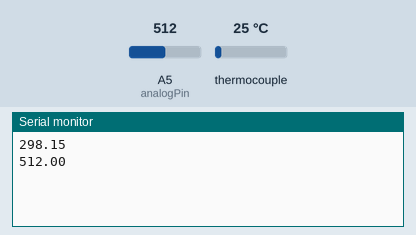
This sketch was run on a simulated Arduino Uno, built with avr-gcc and run on an emulated ATmega328P. Shown: the last lines printed to the serial monitor. The inputs (shaded band) are chosen by the test bench; at power-on: thermocouple 25 °C, A5 (analogPin) = 512.

Above: at 1.2 s.
1.3 s: thermocouple set to 6 °C
7.3 s: A5 (analogPin) set to 716
At 11.4 s:
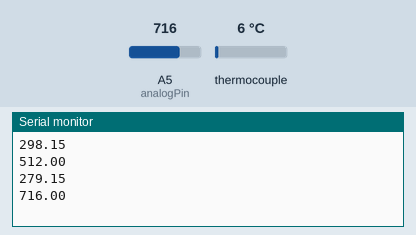
13.3 s: thermocouple set to 75 °C
19.3 s: A5 (analogPin) set to 900
At 21.5 s:
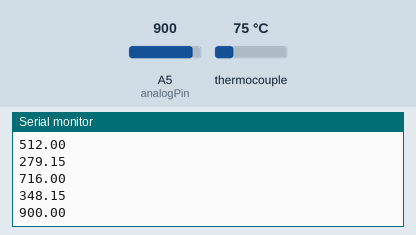
Timing chart, 0 to 23.0 s (numbered marks = the images above; inputs shaded):
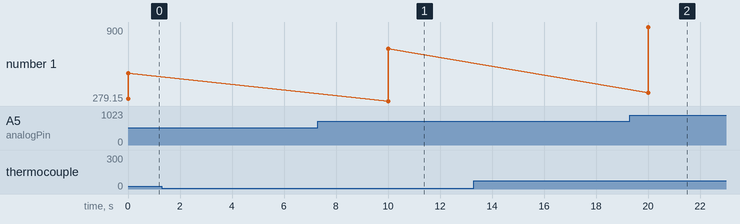

The sketch:

temp_pressure_ard.ino
```cpp
#include <Adafruit_MAX31865.h>

Adafruit_MAX31865 max = Adafruit_MAX31865(10, 11, 12, 13);
// The value of the Rref resistor. Use 430.0 for PT100 and 4300.0 for PT1000
#define RREF      430.0
// The 'nominal' 0-degrees-C resistance of the sensor
// 100.0 for PT100, 1000.0 for PT1000
#define RNOMINAL  100.0
float val = 0;
int analogPin = A5;
void setup() {
  Serial.begin(9600);
  max.begin(MAX31865_2WIRE);  // set to 2WIRE or 4WIRE as necessary
}


void loop() {
  uint16_t rtd = max.readRTD();
  float ratio = rtd;
  ratio /= 32768;
  float temp = max.temperature(RNOMINAL, RREF) + 273.15;
  val = analogRead(analogPin);
  Serial.println(temp);
  Serial.println(val);
  delay(10000);


}
```

Measured:
- after the input at 7.3 s, the serial monitor: prints a new line after 2.7 s (image 1)
- after the input at 19.3 s, the serial monitor: prints a new line after 0.71 s (image 2)
- plotted number 1: 512 → 716 after the input at 7.3 s, 716 → 900 after the input at 19.3 s
